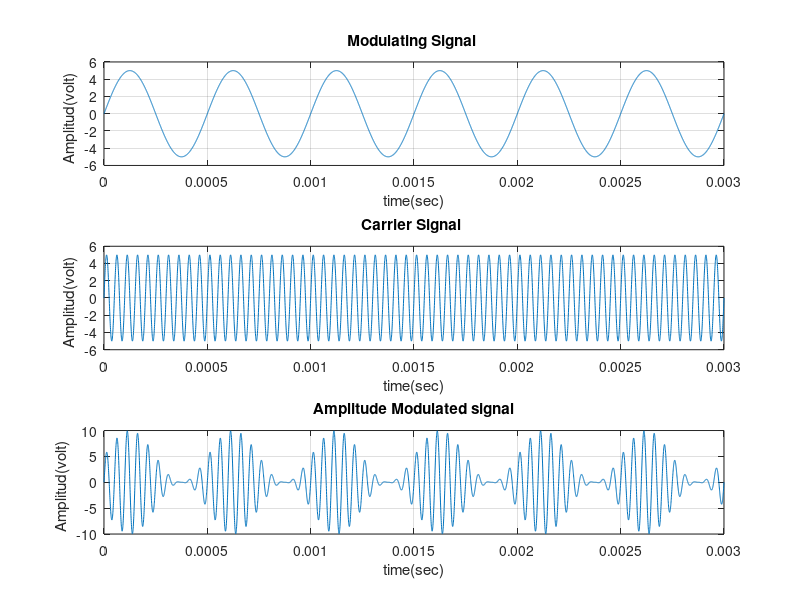

MATLAB code for this plot:
%>>>>>>>>>>>>>>>>>>>> Tuterial on AM Modulation <<<<<<<<<<<<<<<<<<<<<<<<<<
clc;
close all;
clear all;
%XXXXXXXXXXXXXXXXXXXXXXXXXXX Define AM modulation Index XXXXXXXXXXXXXXXXXXX
disp(' example: m=1 means 100% modulation');
%m=input(' Enter the value of modulation index (m) = ');
m=1; % for 100% modulation
if (0>m||m>1)
error('m may be less than or equal to one and geter than to zero'); 
end
%XXXXXXXXXXXXXXXXX modulating signal generation XXXXXXXXXXXXXXXXXXXXXXXXXX
Am=5; % Amplitude of modulating signal
fa=2000; % Frequency of modulating signal
Ta=1/fa; % Time period of modulating signal
t=0:Ta/999:6*Ta; % Total time for simulation
ym=Am*sin(2*pi*fa*t); % Eqation of modulating signal
figure(1)
subplot(3,1,1); 
plot(t,ym), grid on;% Graphical representation of Modulating signal
title ( '  Modulating Signal   ');
xlabel ( ' time(sec) ');
ylabel (' Amplitud(volt)   ');
%XXXXXXXXXXXXXXXXXXXXX carrier signal generation XXXXXXXXXXXXXXXXXXXXXXXXXX
Ac=Am/m;% Amplitude of carrier signal [ where, modulation Index (m)=Am/Ac ]
fc=fa*10;% Frequency of carrier signal
Tc=1/fc;% Time period of carrier signal
yc=Ac*sin(2*pi*fc*t);% Eqation of carrier signal
subplot(3,1,2);
plot(t,yc), grid on;% Graphical representation of carrier signal
title ( '  Carrier Signal   ');
xlabel ( ' time(sec) ');
ylabel (' Amplitud(volt)   ');
%XXXXXXXXXXXXXXXXXXXXXXXXXXXXXX AM Modulation XXXXXXXXXXXXXXXXXXXXXXXXXXXXX 
y=Ac*(1+m*sin(2*pi*fa*t)).*sin(2*pi*fc*t); % Equation of Amplitude
%modulated signal
subplot(3,1,3);
plot(t,y);% Graphical representation of AM signal
title ( '  Amplitude Modulated signal  ');
xlabel ( ' time(sec) ');
ylabel (' Amplitud(volt)   ');
grid on;
%>>>>>>>>>>>>>>>>>>>>>> end of program <<<<<<<<<<<<<<<<<<<<<<<<<<<<<<<<<<<
